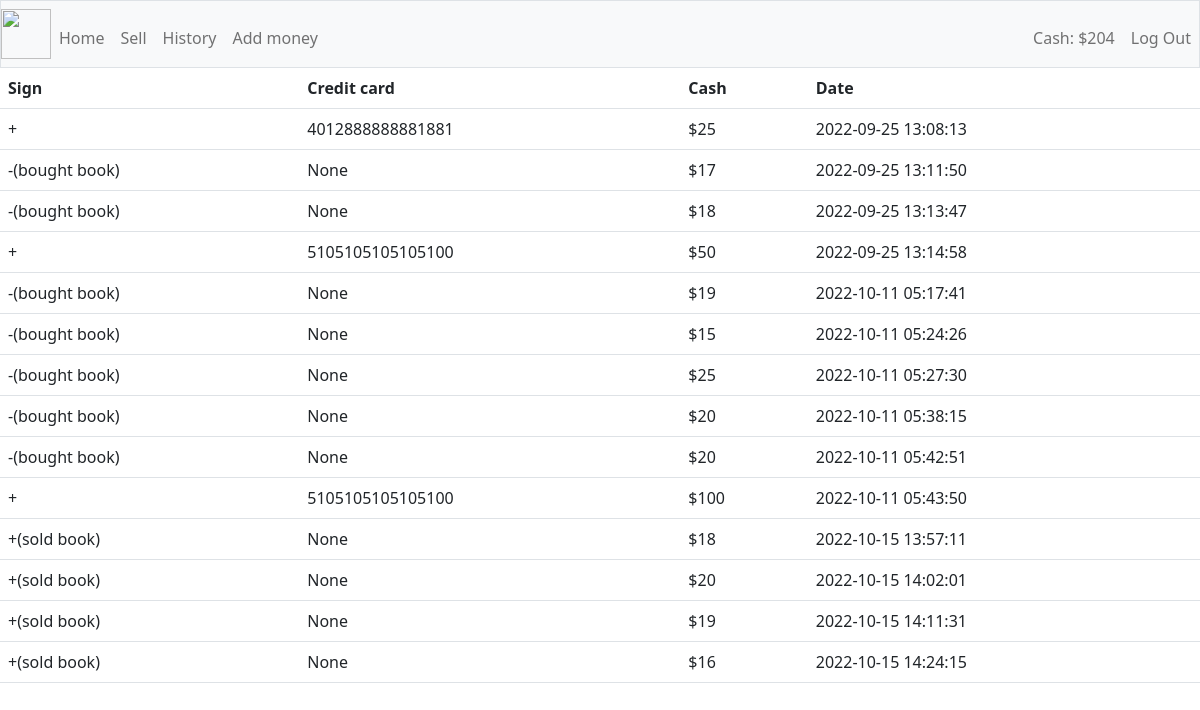
The app's page /add_history (signed in) with its own data.
### tables this page shows
CREATE TABLE users (id INTEGER PRIMARY KEY AUTOINCREMENT NOT NULL, username TEXT NOT NULL, password TEXT NOT NULL, email TEXT NOT NULL, phone_number TEXT NOT NULL, cash NUMERIC NOT NULL);

CREATE TABLE add_history (id INTEGER PRIMARY KEY AUTOINCREMENT NOT NULL, user_id INTEGER NOT NULL, sign TEXT NOT NULL, credit_card INTEGER, cash NUMERIC NOT NULL, date DATETIME NOT NULL);

### app.py (the view)
@app.route("/add_history")
@login_required
def add_history():
    if request.method == "GET":
        id = session["user_id"]
        cash = db.execute("SELECT cash FROM users WHERE id=?", id)
        data = db.execute("SELECT sign, credit_card, cash, date FROM add_history where user_id=?", id)
        return render_template("add_history.html", cash = cash, data=data)

### app.py (called while the page is built)
def login_required(f):
    @wraps(f)
    def decorated_function(*args, **kwargs):
        if session.get("user_id") is None:
            return redirect("/login")
        return f(*args, **kwargs)
    return decorated_function

### templates/add_history.html (shortened to what this page needs)
{% extends "layout.html" %}
{% block main %}
    <table class="table">
        <tr>
            <th>Sign</th>
            <th>Credit card</th>
            <th>Cash</th>
            <th>Date</th>
        </tr>
        {% for row in data %}
            <tr>
                <td>{{ row["sign"] }}</td>
                <td>{{ row["credit_card"] }}</td>
                <td>${{ row["cash"] }}</td>
                <td>{{ row["date"] }}</td>
            </tr>
        {% endfor %}
    </table>
{% endblock %}

### templates/layout.html (shortened to what this page needs)
<!DOCTYPE html>
<html>
	<head>
		<link rel="stylesheet" href="/static/style.css">
		<link href="https://cdn.jsdelivr.net/npm/bootstrap@5.2.0/dist/css/bootstrap.min.css" rel="stylesheet">
	        <link href="https://cdn.jsdelivr.net/npm/bootstrap@5.1.3/dist/css/bootstrap.min.css" rel="stylesheet">
	</head>
    <body>
        {% if session["user_id"] %}
            <nav class="bg-light border navbar navbar-expand-md navbar-light">
                <img src="https://i.pinimg.com/564x/ea/0b/ce/ea0bceb1bb574b4f99e0af014db5011a.jpg" class="logo">
                <ul class="navbar-nav me-auto mt-2">
                    <li class="nav-item"><a class="nav-link" href="/">Home</a></li>
                    <li class="nav-item"><a class="nav-link" href="/sell">Sell</a></li>
                    <li class="nav-item"><a class="nav-link" href="/history">History</a></li>
                    <li class="nav-item"><a class="nav-link" href="/add">Add money</a></li>
                </ul>
                <ul class="navbar-nav ms-auto mt-2">
                    <li class="nav-item"><a class="nav-link" href="/add_history">Cash: ${{ cash[0]["cash"] }}</a></li>
                    <li class="nav-item"><a class="nav-link" href="/logout">Log Out</a></li>
                </ul>
            </nav>
        {% endif %}
        <main>
            {% block main %}{% endblock %}
        </main>
    </body>
</html>

### static/style.css (style rules this page uses)
.reg, a, .label { text-align: center; }
.logo { width: 50px; height: 50px; }

### records on screen
users: cash "204"
add_history: sign "+", credit_card "4012888888881881", cash "25", date "2022-09-25 13:08:13"
add_history: sign "-(bought book)", credit_card "None", cash "17", date "2022-09-25 13:11:50"
add_history: sign "-(bought book)", credit_card "None", cash "18", date "2022-09-25 13:13:47"
add_history: sign "+", credit_card "5105105105105100", cash "50", date "2022-09-25 13:14:58"
add_history: sign "-(bought book)", credit_card "None", cash "19", date "2022-10-11 05:17:41"
add_history: sign "-(bought book)", credit_card "None", cash "15", date "2022-10-11 05:24:26"
add_history: sign "-(bought book)", credit_card "None", cash "25", date "2022-10-11 05:27:30"
add_history: sign "-(bought book)", credit_card "None", cash "20", date "2022-10-11 05:38:15"
add_history: sign "-(bought book)", credit_card "None", cash "20", date "2022-10-11 05:42:51"
add_history: sign "+", credit_card "5105105105105100", cash "100", date "2022-10-11 05:43:50"
add_history: sign "+(sold book)", credit_card "None", cash "18", date "2022-10-15 13:57:11"
add_history: sign "+(sold book)", credit_card "None", cash "20", date "2022-10-15 14:02:01"
add_history: sign "+(sold book)", credit_card "None", cash "19", date "2022-10-15 14:11:31"
add_history: sign "+(sold book)", credit_card "None", cash "16", date "2022-10-15 14:24:15"
